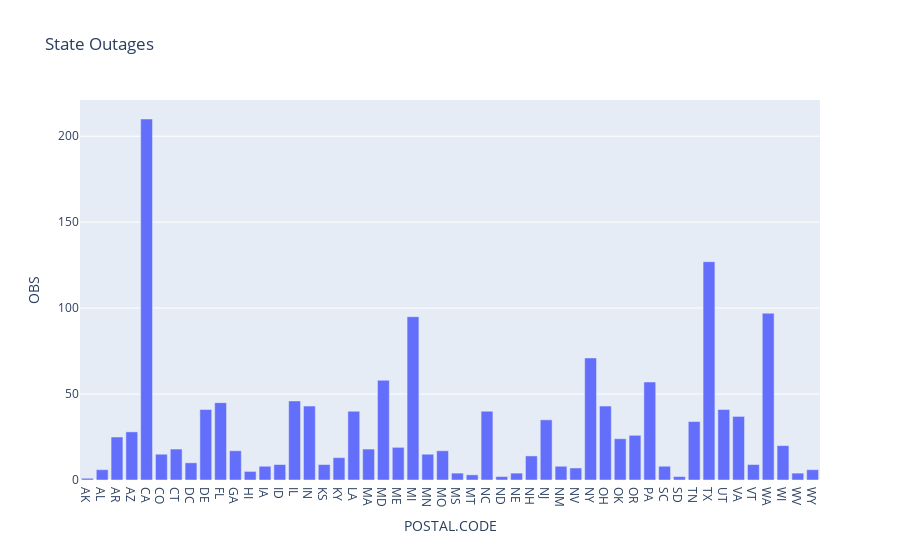

Notebook code for this chart:
### Markdown cell above
Exploration of outages by state. The first is an absolute value, while the seccond is normalized against the number of people in the state.

### Code cell
state = formated_data.groupby('POSTAL.CODE').count().reset_index()
px.bar(state, x='POSTAL.CODE', y='OBS', title='State Outages')

### Figure 1 — Plotly figure (JSON) as saved in the notebook; plotly's stock layout.template omitted (floating-point values rounded to 4 significant figures)
{"data": [{"alignmentgroup": "True", "hovertemplate": "POSTAL.CODE=%{x}<br>OBS=%{y}<extra></extra>", "legendgroup": "", "marker": {"color": "#636efa", "pattern": {"shape": ""}}, "name": "", "offsetgroup": "", "orientation": "v", "showlegend": false, "textposition": "auto", "type": "bar", "x": ["AK", "AL", "AR", "AZ", "CA", "CO", "CT", "DC", "DE", "FL", "GA", "HI", "IA", "ID", "IL", "IN", "KS", "KY", "LA", "MA", "MD", "ME", "MI", "MN", "MO", "MS", "MT", "NC", "ND", "NE", "NH", "NJ", "NM", "NV", "NY", "OH", "OK", "OR", "PA", "SC", "SD", "TN", "TX", "UT", "VA", "VT", "WA", "WI", "WV", "WY"], "xaxis": "x", "y": [1, 6, 25, 28, 210, 15, 18, 10, 41, 45, 17, 5, 8, 9, 46, 43, 9, 13, 40, 18, 58, 19, 95, 15, 17, 4, 3, 40, 2, 4, 14, 35, 8, 7, 71, 43, 24, 26, 57, 8, 2, 34, 127, 41, 37, 9, 97, 20, 4, 6], "yaxis": "y"}], "layout": {"barmode": "relative", "legend": {"tracegroupgap": 0}, "title": {"text": "State Outages"}, "xaxis": {"anchor": "y", "domain": [0, 1], "title": {"text": "POSTAL.CODE"}}, "yaxis": {"anchor": "x", "domain": [0, 1], "title": {"text": "OBS"}}}}
